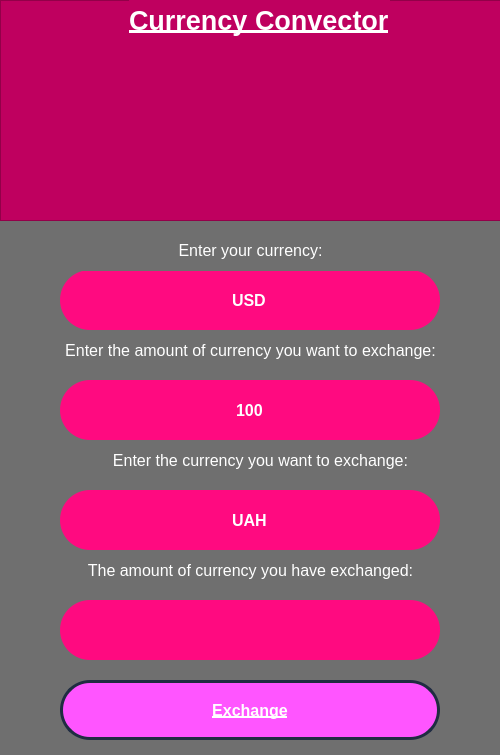
<?xml version="1.0" encoding="UTF-8"?>
<ui version="4.0">
 <class>MainWindow</class>
 <widget class="QMainWindow" name="MainWindow">
  <property name="geometry">
   <rect>
    <x>0</x>
    <y>0</y>
    <width>500</width>
    <height>755</height>
   </rect>
  </property>
  <property name="windowTitle">
   <string>ConvectorCurrency</string>
  </property>
  <property name="windowIcon">
   <iconset>
    <normaloff>img/exchange.ico</normaloff>img/exchange.ico</iconset>
  </property>
  <widget class="QWidget" name="centralwidget">
   <property name="styleSheet">
    <string notr="true">background-color: rgb(111, 111, 111);</string>
   </property>
   <widget class="QFrame" name="frame">
    <property name="geometry">
     <rect>
      <x>0</x>
      <y>0</y>
      <width>501</width>
      <height>221</height>
     </rect>
    </property>
    <property name="styleSheet">
     <string notr="true">background-color: rgb(191, 0, 95);</string>
    </property>
    <property name="frameShape">
     <enum>QFrame::StyledPanel</enum>
    </property>
    <property name="frameShadow">
     <enum>QFrame::Raised</enum>
    </property>
    <widget class="QLabel" name="labelTitle">
     <property name="geometry">
      <rect>
       <x>129</x>
       <y>0</y>
       <width>261</width>
       <height>41</height>
      </rect>
     </property>
     <property name="font">
      <font>
       <family>Segoe UI</family>
       <pointsize>20</pointsize>
       <weight>75</weight>
       <bold>true</bold>
       <underline>true</underline>
      </font>
     </property>
     <property name="styleSheet">
      <string notr="true">color: rgb(255, 255, 255);</string>
     </property>
     <property name="text">
      <string>Currency Convector</string>
     </property>
    </widget>
    <widget class="QLabel" name="labelExchange_img">
     <property name="geometry">
      <rect>
       <x>120</x>
       <y>50</y>
       <width>261</width>
       <height>161</height>
      </rect>
     </property>
     <property name="text">
      <string/>
     </property>
     <property name="pixmap">
      <pixmap>img/exchange.ico</pixmap>
     </property>
    </widget>
   </widget>
   <widget class="QLineEdit" name="inputCurrency">
    <property name="geometry">
     <rect>
      <x>60</x>
      <y>270</y>
      <width>380</width>
      <height>60</height>
     </rect>
    </property>
    <property name="font">
     <font>
      <family>Segoe UI</family>
      <pointsize>12</pointsize>
      <weight>75</weight>
      <bold>true</bold>
     </font>
    </property>
    <property name="contextMenuPolicy">
     <enum>Qt::DefaultContextMenu</enum>
    </property>
    <property name="styleSheet">
     <string notr="true">background-color: rgb(255, 10, 128);
border-color: rgb(170, 255, 0);
color: rgb(255, 255, 255);
border-radius: 30;</string>
    </property>
    <property name="text">
     <string>USD</string>
    </property>
    <property name="alignment">
     <set>Qt::AlignCenter</set>
    </property>
   </widget>
   <widget class="QLineEdit" name="inputAmount">
    <property name="geometry">
     <rect>
      <x>60</x>
      <y>380</y>
      <width>380</width>
      <height>60</height>
     </rect>
    </property>
    <property name="font">
     <font>
      <family>Segoe UI</family>
      <pointsize>12</pointsize>
      <weight>75</weight>
      <bold>true</bold>
     </font>
    </property>
    <property name="styleSheet">
     <string notr="true">background-color: rgb(255, 10, 128);
border-color: rgb(170, 255, 0);
color: rgb(255, 255, 255);
border-radius: 30;</string>
    </property>
    <property name="text">
     <string>100</string>
    </property>
    <property name="alignment">
     <set>Qt::AlignCenter</set>
    </property>
   </widget>
   <widget class="QPushButton" name="exchangeBtn">
    <property name="geometry">
     <rect>
      <x>60</x>
      <y>680</y>
      <width>380</width>
      <height>60</height>
     </rect>
    </property>
    <property name="font">
     <font>
      <family>Segoe UI</family>
      <pointsize>12</pointsize>
      <weight>75</weight>
      <bold>true</bold>
      <underline>true</underline>
     </font>
    </property>
    <property name="styleSheet">
     <string notr="true">QPushButton{
	background-color: rgb(255, 85, 255);
	border: 3 solid rgb(32, 44, 66);
	color: rgb(255, 255, 255);
	border-radius:30;
}
QPushButton:pressed{
	background-color: rgb(255, 255, 255);
	color: rgb(255, 85, 255);
}

</string>
    </property>
    <property name="text">
     <string>Exchange</string>
    </property>
   </widget>
   <widget class="QLabel" name="labelCurrencyInput">
    <property name="geometry">
     <rect>
      <x>0</x>
      <y>230</y>
      <width>501</width>
      <height>41</height>
     </rect>
    </property>
    <property name="font">
     <font>
      <family>Segoe UI</family>
      <pointsize>12</pointsize>
     </font>
    </property>
    <property name="styleSheet">
     <string notr="true">color: rgb(255, 255, 255);
</string>
    </property>
    <property name="text">
     <string>Enter your currency:</string>
    </property>
    <property name="alignment">
     <set>Qt::AlignCenter</set>
    </property>
   </widget>
   <widget class="QLabel" name="labelAmountInput">
    <property name="geometry">
     <rect>
      <x>0</x>
      <y>330</y>
      <width>501</width>
      <height>41</height>
     </rect>
    </property>
    <property name="font">
     <font>
      <family>Segoe UI</family>
      <pointsize>12</pointsize>
      <weight>50</weight>
      <bold>false</bold>
     </font>
    </property>
    <property name="styleSheet">
     <string notr="true">color: rgb(255, 255, 255);
</string>
    </property>
    <property name="text">
     <string>Enter the amount of currency you want to exchange:</string>
    </property>
    <property name="alignment">
     <set>Qt::AlignCenter</set>
    </property>
   </widget>
   <widget class="QLineEdit" name="outputCurrency">
    <property name="geometry">
     <rect>
      <x>60</x>
      <y>490</y>
      <width>380</width>
      <height>60</height>
     </rect>
    </property>
    <property name="font">
     <font>
      <family>Segoe UI</family>
      <pointsize>12</pointsize>
      <weight>75</weight>
      <bold>true</bold>
     </font>
    </property>
    <property name="styleSheet">
     <string notr="true">background-color: rgb(255, 10, 128);
border-color: rgb(170, 255, 0);
color: rgb(255, 255, 255);
border-radius: 30;</string>
    </property>
    <property name="text">
     <string>UAH</string>
    </property>
    <property name="alignment">
     <set>Qt::AlignCenter</set>
    </property>
   </widget>
   <widget class="QLabel" name="labelCurrencyOutput">
    <property name="geometry">
     <rect>
      <x>10</x>
      <y>440</y>
      <width>501</width>
      <height>41</height>
     </rect>
    </property>
    <property name="font">
     <font>
      <family>Segoe UI</family>
      <pointsize>12</pointsize>
     </font>
    </property>
    <property name="styleSheet">
     <string notr="true">color: rgb(255, 255, 255);
</string>
    </property>
    <property name="text">
     <string>Enter the currency you want to exchange:</string>
    </property>
    <property name="alignment">
     <set>Qt::AlignCenter</set>
    </property>
   </widget>
   <widget class="QLineEdit" name="outputAmount">
    <property name="geometry">
     <rect>
      <x>60</x>
      <y>600</y>
      <width>380</width>
      <height>60</height>
     </rect>
    </property>
    <property name="font">
     <font>
      <family>Segoe UI</family>
      <pointsize>12</pointsize>
      <weight>75</weight>
      <bold>true</bold>
     </font>
    </property>
    <property name="styleSheet">
     <string notr="true">background-color: rgb(255, 10, 128);
border-color: rgb(170, 255, 0);
color: rgb(255, 255, 255);
border-radius: 30;</string>
    </property>
    <property name="alignment">
     <set>Qt::AlignCenter</set>
    </property>
    <property name="readOnly">
     <bool>true</bool>
    </property>
   </widget>
   <widget class="QLabel" name="labelAmountOutput">
    <property name="geometry">
     <rect>
      <x>0</x>
      <y>550</y>
      <width>501</width>
      <height>41</height>
     </rect>
    </property>
    <property name="font">
     <font>
      <family>Segoe UI</family>
      <pointsize>12</pointsize>
     </font>
    </property>
    <property name="styleSheet">
     <string notr="true">color: rgb(255, 255, 255);
</string>
    </property>
    <property name="text">
     <string>The amount of currency you have exchanged:</string>
    </property>
    <property name="alignment">
     <set>Qt::AlignCenter</set>
    </property>
   </widget>
  </widget>
 </widget>
 <resources/>
 <connections/>
</ui>
